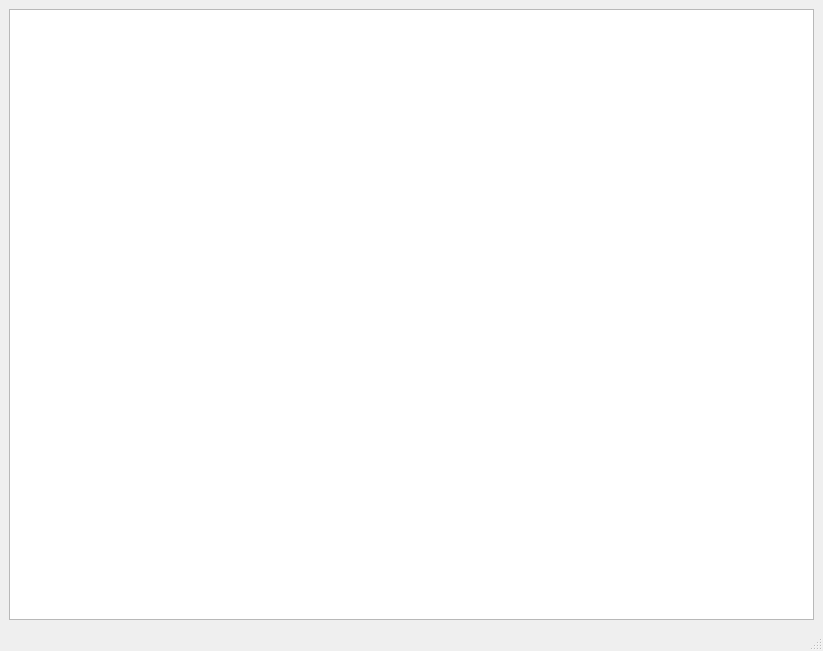
<?xml version="1.0" encoding="UTF-8"?>
<ui version="4.0">
 <class>MainWindow</class>
 <widget class="QMainWindow" name="MainWindow">
  <property name="geometry">
   <rect>
    <x>0</x>
    <y>0</y>
    <width>823</width>
    <height>651</height>
   </rect>
  </property>
  <property name="windowTitle">
   <string>MainWindow</string>
  </property>
  <widget class="QWidget" name="centralwidget">
   <layout class="QHBoxLayout" name="horizontalLayout">
    <item>
     <widget class="QGraphicsView" name="graphicsView"/>
    </item>
   </layout>
  </widget>
  <widget class="QMenuBar" name="menubar">
   <property name="geometry">
    <rect>
     <x>0</x>
     <y>0</y>
     <width>823</width>
     <height>22</height>
    </rect>
   </property>
  </widget>
  <widget class="QStatusBar" name="statusbar"/>
 </widget>
 <resources/>
 <connections/>
</ui>
